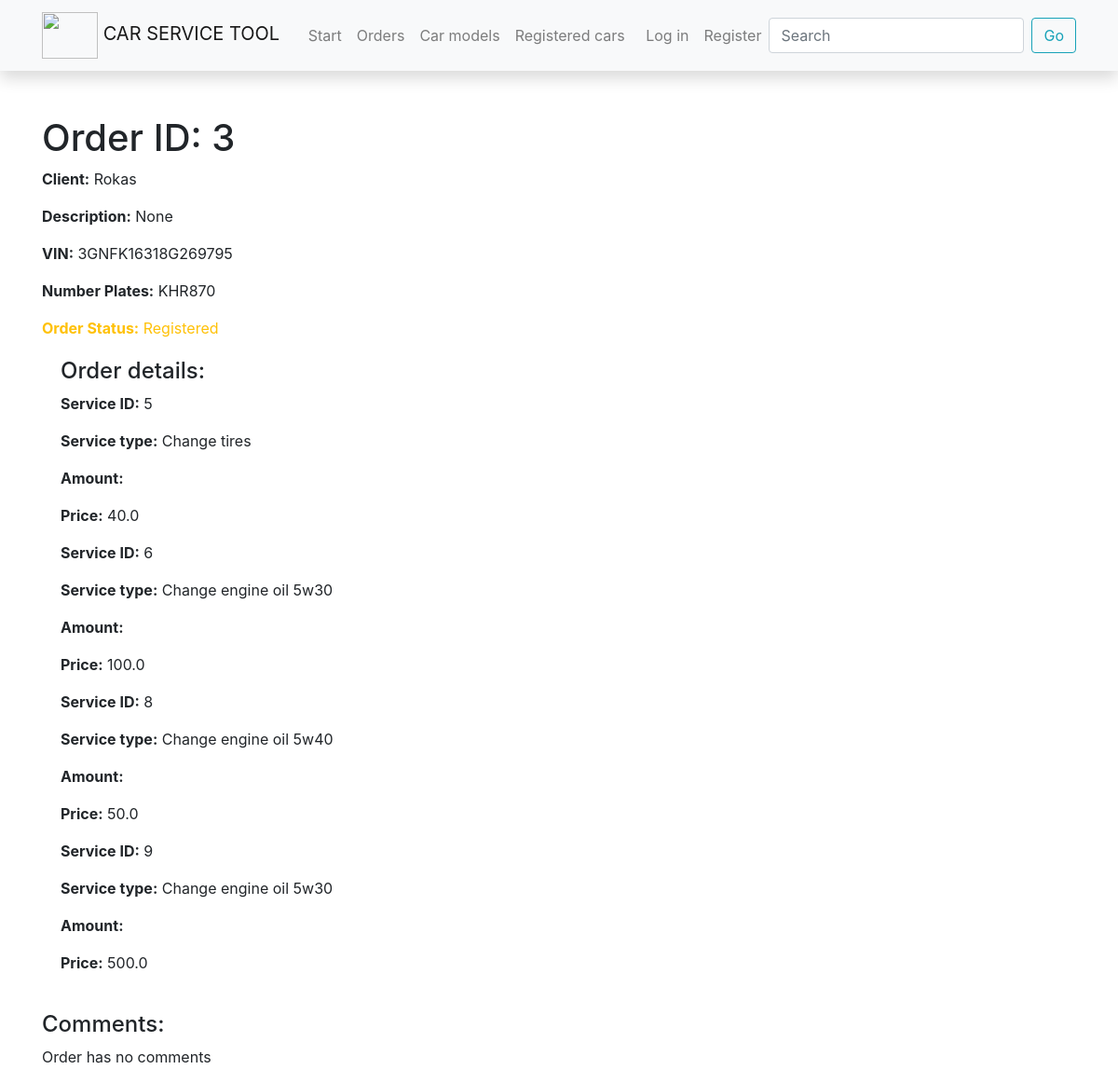
Screenshot of /car_service/orders/3 with the database file from the repository.
### car_service/models.py (models this page shows, shortened)
class Order(models.Model):
    objects = OrderQuerySet.as_manager()
    car_owner = models.ForeignKey(
        User,
        on_delete=models.RESTRICT,
        null=True,
        blank=True,
    )
    car = models.ForeignKey(
        Car,
        on_delete=models.RESTRICT,
        null=True,
        related_name='order'
    )
    service = models.ManyToManyField(
        Service,
        through=OrderRow,
    )
    description = models.TextField(
        null=True,
        blank=True,
        max_length=200,
    )
    date = models.DateField(
        'Date',
        null=True,
        blank=True,
    )
    due_back = models.DateField(
        "Will be returned",
        null=True,
        blank=True,
    )
    ORDER_STATUS = (
        ('r', 'Registered'),
        ('a', 'Vehicle awaiting for diagnostic'),
        ('br', 'Vehicle is being repaired'),
        ('f', 'Fixed, ready to be returned')
    )
    status = models.CharField(
        max_length=15,
        choices=ORDER_STATUS,
        blank=True,
        default='r',
        help_text='STATUS',
    )
    def total_order_row_price(self):
        total_amount = self.order_rows.all().aggregate(result=Sum('price'))
        return f'{total_amount["result"]}'
    total_order_row_price.short_description = 'Total'
    def display_services(self):
        service = ', '.join(service.name for service in self.service.all())
        return f'{service}'
    display_services.short_description = 'Services'
    class Meta:
        verbose_name = 'Order'
        verbose_name_plural = 'Orders'

class Car(models.Model):
    car_model = models.ForeignKey(
        CarModel,
        on_delete=models.RESTRICT,
        null=True)
    description = HTMLField(default="")
    VIN_code = models.CharField(
        max_length=200
    )
    plate_number = models.CharField(
        max_length=200,
        help_text='Enter vehicles plate number'
    )
    client = models.CharField(
        max_length=100,
    )
    def display_order(self):
        return ", ".join(str(order.id) for order in self.orders.all())
    display_order.short_description = "Order"

class OrderRow(models.Model):
    service = models.ForeignKey(
        'Service',
        on_delete=models.RESTRICT,
        null=True,
    )
    order = models.ForeignKey(
        'Order',
        on_delete=models.RESTRICT,
        null=True,
        related_name='order_rows'
    )
    date = models.DateField(
        help_text='Enter date',
    )
    price = models.FloatField(
        help_text='Enter price',
    )

class Service(models.Model):
    name = models.CharField(
        max_length=200,
        help_text='Enter name of the service'
    )
    price = models.FloatField(
        help_text='Enter price'
    )
    def __str__(self):
        return f'{self.name}'
    class Meta:
        db_table = "Service"

### car_service/views.py (the view)
# urls.py: path('orders/<int:pk>', views.OrderDetailView.as_view(), name='order-detail'),
class OrderDetailView(generic.DetailView):
    model = Order
    template_name = 'order_detail.html'
    context_object_name = 'order'

### templates/order_detail.html (shortened to what this page needs)
{% extends "base.html" %}
{% block content %}
<h1>Order ID: {{ order.id }}</h1>
  <p><strong>Client:</strong> {{ order.car.client }}</a></p>
  <p><strong>Description:</strong> {{ order.description }}</p>
  <p><strong>VIN:</strong> {{ order.car.VIN_code }}</p>
  <p><strong>Number Plates:</strong> {{ order.car.plate_number }}</p>
  <p class="{% if order.status == '4' %}text-success{% elif order.status == '3' %}text-danger
  {% else %}text-warning{% endif %}">
    <strong>Order Status:</strong> {{ order.get_status_display }}
</p>
<div style="margin-left:20px;margin-top:20px">
    <h4>Order details:</h4>
    {% for order in order.order_rows.all %}
    <p><strong>Service ID:</strong> {{ order.id }}</p>
    <p><strong>Service type:</strong> {{ order.service }}</p>
    <p><strong>Amount:</strong> {{ order.quantity }}</p>
    <p><strong>Price:</strong> {{ order.price }}</p>
    {% endfor %}
</div>
<h4>Comments:</h4>
{% if order.orderreview_set.all %} {% for review in order.orderreview_set.all %}
<hr>
<strong>{{ review.reviewer }}</strong>, <em>{{ review.date_created}}</em>
<p>{{ review.content }}</p>
{% endfor %}
{% else %}
<p>Order has no comments</p>
{% endif %}
{% endblock %}

### templates/base.html (shortened to what this page needs)
<!DOCTYPE html>
<html lang="en">
<head>
  <link rel="stylesheet" href="https://stackpath.bootstrapcdn.com/bootstrap/4.1.3/css/bootstrap.min.css">
  {% load static %}
  <link rel="stylesheet" href="{% static 'css/styles.css' %}">
</head>
<body>
    <nav class="navbar navbar-expand-lg navbar-light bg-light static-top mb-5 shadow">
        <div class="container">
            <a class="navbar-brand" href="#">
                <img src="https://th.bing.com/th/id/R.317ac227f373dd8819aaed81e0283e9a?rik=hPSXBx0qXXit0w&pid=ImgRaw&r=0" style="width:3em; height:2.5em"> CAR SERVICE TOOL
            </a>
            <div class="collapse navbar-collapse" id="navbarResponsive">
                <ul class="navbar-nav ml-auto">
                    <li class="nav-item">
                        <a class="nav-link" href="{% url 'index' %}">Start</a>
                    </li>
                    <li class="nav-item">
                        <a class="nav-link" href="{% url 'orders' %}">Orders</a>
                    </li>
                    <li class="nav-item">
                        <a class="nav-link" href="{% url 'car_models' %}">Car models</a>
                    </li>
                    <li class="nav-item">
                        <a class="nav-link" href="{% url 'registered_cars'%}">Registered cars</a>
                    </li>
                </ul>
                <ul class="navbar-nav ml-auto">
                    {% if user.is_authenticated %}
                    <li class="nav-item">
                        <a class="nav-link" href="#">
                            <svg class="bi bi-person" width="1.5em" height="1.5em" viewBox="0 0 16 16" fill="currentColor" xmlns="http://www.w3.org/2000/svg">
                      <path fill-rule="evenodd" d="M13 14s1 0 1-1-1-4-6-4-6 3-6 4 1 1 1 1h10zm-9.995-.944v-.002.002zM3.022 13h9.956a.274.274 0 00.014-.002l.008-.002c-.001-.246-.154-.986-.832-1.664C11.516 10.68 10.289 10 8 10c-2.29 0-3.516.68-4.168 1.332-.678.678-.83 1.418-.832 1.664a1.05 1.05 0 00.022.004zm9.974.056v-.002.002zM8 7a2 2 0 100-4 2 2 0 000 4zm3-2a3 3 0 11-6 0 3 3 0 016 0z" clip-rule="evenodd"/>
                    </svg> {{ user.get_username }}</a>
                    </li>
                     <li class="nav-item"><a class="nav-link" href="{% url 'logout'%}?next={% url 'index' %}">Log out</a></li>
                    {% else %}
                    <li class="nav-item"><a class="nav-link" href="{% url 'login'%}?next={{request.path}}">Log in</a></li>
                    {% endif %} {% if not user.is_authenticated %}
                    <li class="nav-item"><a class="nav-link" href="{% url 'register'%}">Register</a></li>
                    {% endif %}
                </ul>
                <form class="form-inline my-2 my-lg-0" action="{% url 'search' %}" method="get">
                    <input class="form-control mr-sm-2" type="search" placeholder="Search" aria-label="Search" name="query">
                    <button class="btn btn-outline-info my-2 my-sm-0" type="submit">Go</button>
                </form>
            </div>
        </div>
    </nav>
    <div class="container">
        {% block content %}
        {% endblock %}
    </div>
</body>
</html>

### rows the page displays
Order: id "3", car.client "Rokas", description "None", car.VIN_code "3GNFK16318G269795", car.plate_number "KHR870", status "Registered"
OrderRow: id "5", service "Change tires", price "40.0"
OrderRow: id "6", service "Change engine oil 5w30", price "100.0"
OrderRow: id "8", service "Change engine oil 5w40", price "50.0"
OrderRow: id "9", service "Change engine oil 5w30", price "500.0"
